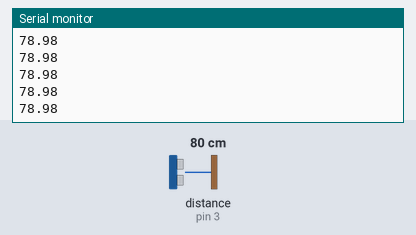
Bench run of a sketch on a simulated Arduino Uno, built with avr-gcc and run on an emulated ATmega328P. On the bench: the last lines printed to the serial monitor. Wiring (inferred from the names in the program): ultrasonic range finder: trigger pin 2; echo pin 3. Inputs (shaded band) come from the test bench; at power-on: distance to the obstacle (sensor on pin 3) 80 cm. The echo pulse lasts 58.3 µs per cm.

Above: at 1.2 s.
1.3 s: distance to the obstacle (sensor on pin 3) set to 2 cm
At 2.3 s:
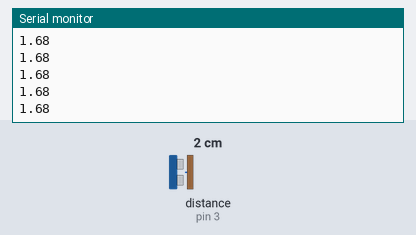
2.8 s: distance to the obstacle (sensor on pin 3) set to 4 cm
At 3.7 s:
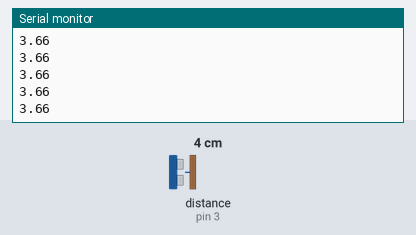
Timing chart, 0 to 5.8 s (numbered marks = the images above; inputs shaded):
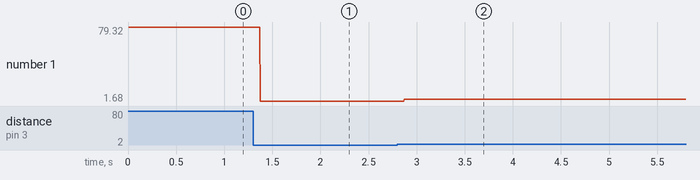

The sketch:

capteurUS.ino
```cpp
//#define DISTANCE_ERROR 5  // marge à partir de laquel on accepte la mesure ou pas
#define US_SENSOR_TRIG_PIN 2
#define US_SENSOR_ECHO_PIN 3

struct USsensor{
  unsigned char triggerPin;
  unsigned char echoPin;
  double lastDistance;
}usSensor;

double distanceUSsensor;

void setup() {
  Serial.begin(9600);

  usSensorInitialize(&usSensor, US_SENSOR_TRIG_PIN, US_SENSOR_ECHO_PIN);
  distanceUSsensor = 0;
}

void loop() {
  distanceUSsensor = distanceComputation(&usSensor);
  Serial.println(distanceUSsensor);
}

void usSensorInitialize(USsensor *usSensor, unsigned char trig, unsigned char echo){
  usSensor->triggerPin = trig;
  usSensor->echoPin = echo;
  pinMode(trig, OUTPUT);
  pinMode(echo, INPUT);
}

double distanceComputation(USsensor *usSensor){
  double pulseDuration, distanceInCM;

  digitalWrite(usSensor->triggerPin, HIGH);
  delayMicroseconds(10);
  digitalWrite(usSensor->triggerPin, LOW);

  pulseDuration = pulseIn(usSensor->echoPin, HIGH);  // retourne des micro secondes

  // Pour le numérateur, on prend la durée que met l'ultrason pour être détecté /2 (allé + retour = 2x la distance voulue)
  //      et on multiplie par 340 qui est la vitesse du son en m/s afin d'obtenir la distance en m.
  // Ensuite on utilise "pow(nombre, exposant)" pour transformer en cm la distance en donné en m.
  distanceInCM = (pulseDuration*340/2)/pow(10,4);

  // Test permettant de vérifier si la mesure prise est correcte ou pas (si elle est pas trop différente de la précédente).
  //    - La première comparaison permet de vérifier si la valeur actuel n'est pas trop différente de la
  //      précédente (ici 5x, à choisir) car il y a peu de chance que le robot passe de 40cm à 200cm en 1s.
  //    - La deuxième comparaison permet de s'assurer de ne pas prendre en compte la variable inisialisé (=0).
  //    - La troisième s'assure qu'on est pas dans des distances trop courte car 5x 2cm = 10cm => ce qui n'est pas
  //      impossible que le robot fasse comme distance vu la courte distance.
  /*
  if((distanceInCM > DISTANCE_ERROR*usSensor->lastDistance) && (usSensor->lastDistance != 0) && (usSensor->lastDistance > 10.0))
    distanceInCM = usSensor->lastDistance;

  usSensor->lastDistance = distanceInCM;*/
  return distanceInCM;
}
```

Measured:
- after the input at 1.3 s, the serial monitor: prints a new line after 0.07 s (image 1)
- after the input at 2.8 s, the serial monitor: prints a new line after 0.07 s (image 2)
- plotted number 1: 78.98 → 1.68 after the input at 1.3 s, 1.68 → 3.6 after the input at 2.8 s
